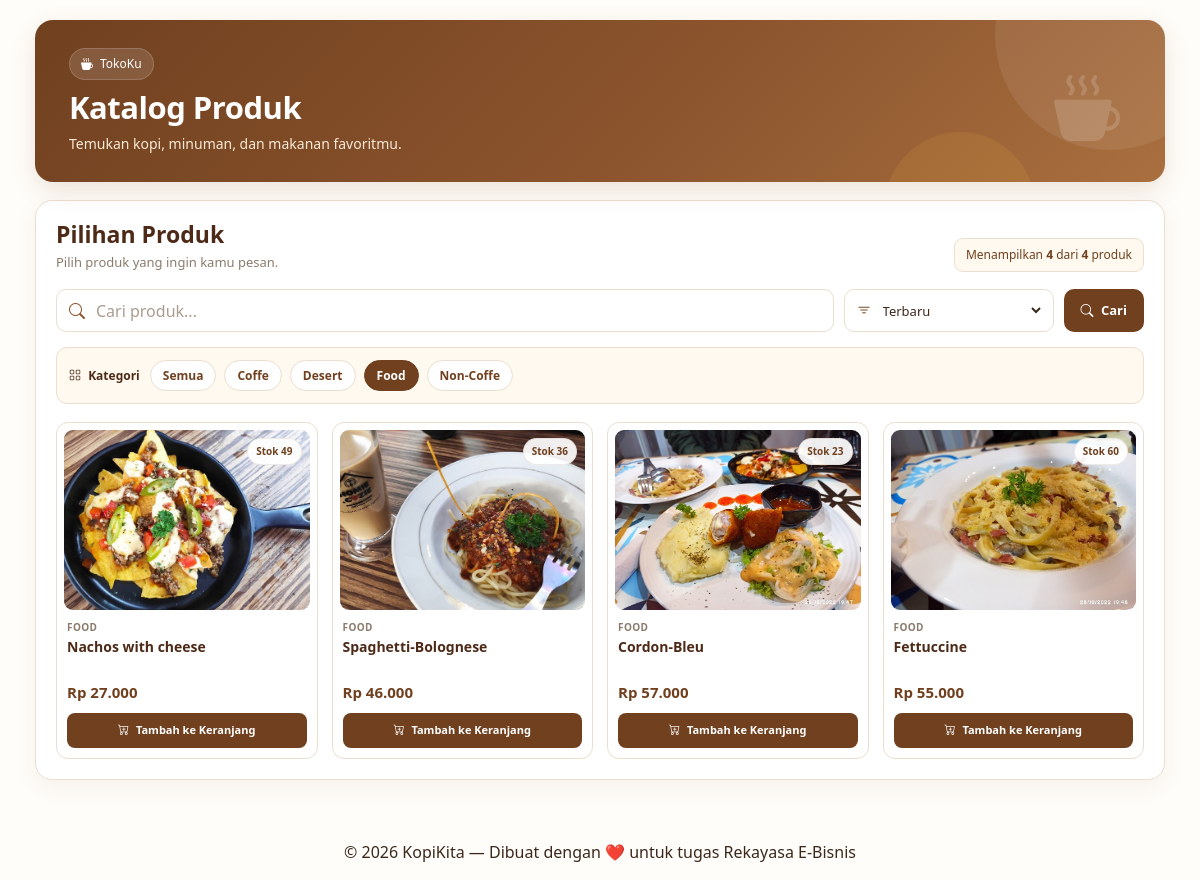
The page /katalog.php?kategori=Food&sort=terbaru&page=1 (signed in) on the database its author committed.
### tables this page shows
CREATE TABLE `products` (
  `id` int(11) NOT NULL,
  `category_id` int(11) DEFAULT NULL,
  `nama` varchar(150) NOT NULL,
  `harga` decimal(10,2) NOT NULL,
  `stok` int(11) DEFAULT 0,
  `gambar` varchar(255) DEFAULT NULL,
  `deskripsi` text DEFAULT NULL,
  `created_at` datetime DEFAULT current_timestamp()
);

CREATE TABLE `categories` (
  `id` int(11) NOT NULL,
  `nama` varchar(100) NOT NULL,
  `created_at` datetime DEFAULT current_timestamp()
);

### katalog.php (the view, shortened to what this page needs)
<?php
require_once 'includes/db.php';
$q        = trim($_GET['q'] ?? '');
$kategori = trim($_GET['kategori'] ?? '');
$sort     = $_GET['sort'] ?? 'terbaru';
$page     = max(1, (int)($_GET['page'] ?? 1));
$perPage  = 12;
$offset   = ($page - 1) * $perPage;
$where = [];
$params = [];
if ($kategori !== '') {
    $where[] = "c.nama = :kategori";
    $params[':kategori'] = $kategori;
}
$whereSQL = $where ? 'WHERE ' . implode(' AND ', $where) : '';
$sortMap = [
    'terbaru'    => 'p.id DESC',
    'nama_asc'   => 'p.nama ASC',
    'nama_desc'  => 'p.nama DESC',
    'harga_asc'  => 'p.harga ASC',
    'harga_desc' => 'p.harga DESC'
];
$orderSQL = $sortMap[$sort] ?? $sortMap['terbaru'];
$sql = "
    SELECT
        p.*,
        c.nama AS kategori
    FROM products p
    LEFT JOIN categories c ON p.category_id = c.id
    $whereSQL
    ORDER BY $orderSQL
    LIMIT $perPage OFFSET $offset
";
$stmt = $pdo->prepare($sql);
$stmt->execute($params);
$products = $stmt->fetchAll(PDO::FETCH_ASSOC);
$categoryStmt = $pdo->query("
    SELECT DISTINCT nama
    FROM categories
    ORDER BY nama ASC
");
$categories = $categoryStmt->fetchAll(PDO::FETCH_ASSOC);
function buildQuery($overrides = [])
{
    $params = [
        'q'        => $_GET['q'] ?? '',
        'kategori' => $_GET['kategori'] ?? '',
        'sort'     => $_GET['sort'] ?? 'terbaru',
        'page'     => $_GET['page'] ?? 1
    ];
    foreach ($overrides as $key => $value) {
        $params[$key] = $value;
    }
    $params = array_filter($params, function ($value) {
        return $value !== '' && $value !== null;
    });
    $qs = http_build_query($params);
    return htmlspecialchars(
        $qs === '' ? 'katalog.php' : '?' . $qs
    );
}
?>
<!DOCTYPE html>
<html lang="id">
<head>
    <link
        href="https://cdn.jsdelivr.net/npm/bootstrap@5.3.3/dist/css/bootstrap.min.css"
        rel="stylesheet">
    <link
        rel="stylesheet"
        href="https://cdn.jsdelivr.net/npm/bootstrap-icons@1.11.3/font/bootstrap-icons.min.css">
</head>
<body>
    <main>
        <div class="home-container">
            <section class="catalog-hero">
                <div class="hero-content">
                    <div class="hero-small">
                        <i class="bi bi-cup-hot-fill"></i>
                        TokoKu
                    </div>
                    <h1>Katalog Produk</h1>
                    <p>
                        Temukan kopi, minuman, dan makanan favoritmu.
                    </p>
                </div>
                <i class="bi bi-cup-hot-fill hero-coffee-icon"></i>
            </section>
            <section class="catalog-shell">
                <div class="catalog-heading">
                    <div>
                        <h2>
                            Pilihan Produk
                        </h2>
                        <p>
                            Pilih produk yang ingin kamu pesan.
                        </p>
                    </div>
                    <div class="result-info" id="resultInfo">
                    </div>
                </div>
                <form
                    method="GET"
                    action="katalog.php"
                    class="catalog-toolbar"
                    id="searchForm">
                    <div class="search-box">
                        <i class="bi bi-search"></i>
                        <input
                            type="text"
                            name="q"
                            id="liveSearch"
                            value="<?= htmlspecialchars($q) ?>"
                            placeholder="Cari produk..."
                            autocomplete="off">
                    </div>
                    <div class="sort-box">
                        <i class="bi bi-filter"></i>
                        <select
                            name="sort"
                            onchange="this.form.submit()">
                            <option
                                value="terbaru"
                                <?= $sort === 'terbaru' ? 'selected' : '' ?>>
                                Terbaru
                            </option>
                        </select>
                    </div>
                    <button
                        type="submit"
                        class="search-button">
                        <i class="bi bi-search me-1"></i>
                        Cari
                    </button>
                </form>
                <div class="category-area">
                    <span class="category-title">
                        <i class="bi bi-grid me-1"></i>
                        Kategori
                    </span>
                    <a
                        href="<?= buildQuery([
                                    'kategori' => '',
                                    'page' => 1
                                ]) ?>"
                        class="category-pill <?= $kategori === '' ? 'active' : '' ?>">
                        Semua
                    </a>
                    <?php foreach ($categories as $cat): ?>
                        <a
                            href="<?= buildQuery([
                                        'kategori' => $cat['nama'],
                                        'page' => 1
                                    ]) ?>"
                            class="category-pill <?= $kategori === $cat['nama'] ? 'active' : '' ?>">
                            <?= htmlspecialchars($cat['nama']) ?>
                        </a>
                    <?php endforeach; ?>
                </div>
                <?php if (count($products) > 0): ?>
                    <div
                        class="product-grid"
                        id="productGrid">
                        <?php foreach ($products as $product): ?>
                            <?php
                            $gambar = $product['gambar'] ?? '';
                            $nama = $product['nama'] ?? '';
                            $deskripsi = $product['deskripsi'] ?? '';
                            $stok = (int)($product['stok'] ?? 0);
                            $harga = (float)($product['harga'] ?? 0);
                            $kategoriProduk = $product['kategori'] ?? '';
                            ?>
                            <div
                                class="catalog-product-item"
                                data-search="<?= htmlspecialchars(
                                                    $nama . ' ' . $kategoriProduk
                                                ) ?>"
                                data-category="<?= htmlspecialchars(
                                                    $kategoriProduk
                                                ) ?>">
                                <div
                                    class="product-card"
                                    data-bs-toggle="modal"
                                    data-bs-target="#produkModal"
                                    data-id="<?= (int)$product['id'] ?>"
                                    data-nama="<?= htmlspecialchars($nama) ?>"
                                    data-harga="<?= htmlspecialchars($harga) ?>"
                                    data-kategori="<?= htmlspecialchars(
                                                        $kategoriProduk
                                                    ) ?>"
                                    data-stok="<?= $stok ?>"
                                    data-deskripsi="<?= htmlspecialchars(
                                                        $deskripsi
                                                    ) ?>"
                                    data-gambar="<?= htmlspecialchars(
                                                        $gambar
                                                    ) ?>">
                                    <div class="product-thumb">
                                        <?php if ($gambar): ?>
                                            <img
                                                src="uploads/products/<?= htmlspecialchars($gambar) ?>"
                                                alt="<?= htmlspecialchars($nama) ?>"
                                                onerror="
                                                this.style.display='none';
                                                this.nextElementSibling.style.display='flex';
                                            ">
                                        <?php endif; ?>
                                        <?php if ($stok > 0): ?>
                                            <span class="stock-badge">
                                                Stok <?= $stok ?>
                                            </span>
                                        <?php else: ?>
                                            <span class="stock-badge">
                                                Habis
                                            </span>
                                        <?php endif; ?>
                                    </div>
                                    <div class="product-body">
                                        <div class="product-category">
                                            <?= htmlspecialchars(
                                                $kategoriProduk ?: 'Produk'
                                            ) ?>
                                        </div>
                                        <h3 class="product-name">
                                            <?= htmlspecialchars($nama) ?>
                                        </h3>
                                        <div class="product-price">
                                            Rp <?= number_format(
                                                    $harga,
                                                    0,
                                                    ',',
                                                    '.'
                                                ) ?>
                                        </div>
                                        <button
                                            type="button"
                                            class="quick-add"
                                            <?= $stok <= 0 ? 'disabled' : '' ?>
                                            onclick="
                                            event.stopPropagation();
                                            quickAdd(
                                                <?= (int)$product['id'] ?>,
                                                this
                                            );
                                        ">
                                            <i class="bi bi-cart-plus me-1"></i>
                                            <?= $stok > 0
                                                ? 'Tambah ke Keranjang'
                                                : 'Stok Habis'
                                            ?>
                                        </button>
                                    </div>
                                </div>
                            </div>
                        <?php endforeach; ?>
                    </div>
                <?php endif; ?>
            </section>
        </div>
    </main>
    <?php include 'footer.php'; ?>
</body>
</html>

### rows shown on the page
products: gambar (picture), stok "49", category.nama "FOOD", nama "Nachos with cheese", harga "27.000", shows "Tambah ke Keranjang"
products: gambar (picture), stok "36", category.nama "FOOD", nama "Spaghetti-Bolognese", harga "46.000", shows "Tambah ke Keranjang"
products: gambar (picture), stok "23", category.nama "FOOD", nama "Cordon-Bleu", harga "57.000", shows "Tambah ke Keranjang"
products: gambar (picture), stok "60", category.nama "FOOD", nama "Fettuccine", harga "55.000", shows "Tambah ke Keranjang"

### other values the page prints
$cat['nama'] "Coffe"
$cat['nama'] "Desert"
$cat['nama'] "Food"
$cat['nama'] "Non-Coffe"
